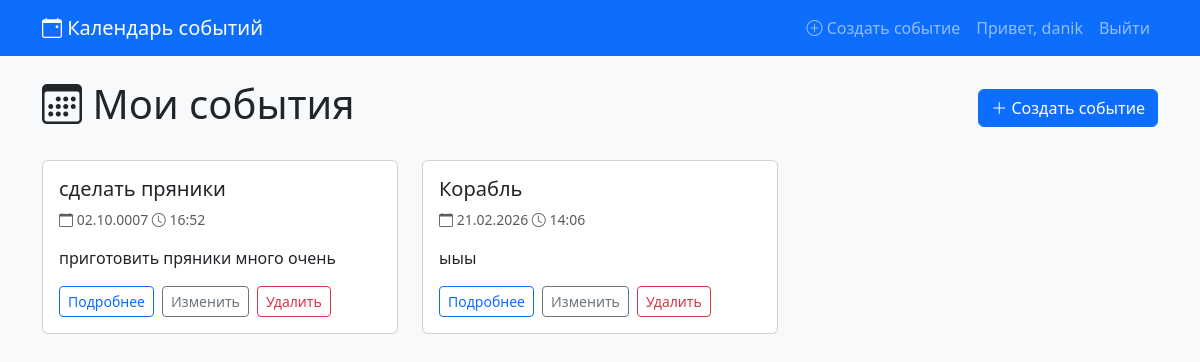
The app's page / (signed in) with its own data.
### tasks/models.py (models this page shows, shortened)
class Event(models.Model):
    title = models.CharField('Название', max_length=200)
    description = models.TextField('Описание', blank=True)
    date = models.DateField('Дата')
    time = models.TimeField('Время')
    user = models.ForeignKey(
        User,
        on_delete=models.CASCADE,
        related_name='events',
        verbose_name='Пользователь'
    )
    notify_minutes_before = models.PositiveIntegerField(
        'Уведомить за (минут)',
        default=15,
        help_text='За сколько минут до события показать уведомление'
    )
    created_at = models.DateTimeField('Создано', auto_now_add=True)
    updated_at = models.DateTimeField('Обновлено', auto_now=True)
    class Meta:
        verbose_name = 'Событие'
        verbose_name_plural = 'События'
        ordering = ['date', 'time']
    def get_datetime(self):
        from datetime import datetime
        return timezone.make_aware(
            datetime.combine(self.date, self.time),
            timezone.get_current_timezone()
        )
    def is_upcoming(self, minutes_threshold=None):
        if minutes_threshold is None:
            minutes_threshold = self.notify_minutes_before
        event_datetime = self.get_datetime()
        now = timezone.now()
        threshold_end = event_datetime
        threshold_start = event_datetime - timezone.timedelta(minutes=minutes_threshold)
        return threshold_start <= now <= threshold_end

### tasks/views.py (the view)
# urls.py: path('', views.event_list, name='event_list'),
@login_required
def event_list(request):
    events = Event.objects.filter(user=request.user).order_by('date', 'time')
    return render(request, 'tasks/event_list.html', {'events': events})

### tasks/context_processors.py (called while the page is built)
def upcoming_events(request):
    context = {
        'upcoming_events': [],
        'notification_events': [],
    }
    if request.user.is_authenticated:
        context['upcoming_events'] = get_upcoming_events(request.user, minutes_ahead=60)
        context['notification_events'] = get_events_needing_notification(request.user)
    return context

### tasks/services.py (called while the page is built)
def get_upcoming_events(user, minutes_ahead=60):
    now = timezone.now()
    threshold = now + timezone.timedelta(minutes=minutes_ahead)
    events = Event.objects.filter(user=user).order_by('date', 'time')
    upcoming = []
    for event in events:
        event_dt = event.get_datetime()
        if now <= event_dt <= threshold and not event.is_past():
            upcoming.append(event)
    return upcoming

def get_events_needing_notification(user):
    events = Event.objects.filter(user=user).order_by('date', 'time')
    return [e for e in events if e.is_upcoming()]

### tasks/templates/tasks/event_list.html (shortened to what this page needs)
{% extends 'base.html' %}
{% block content %}
<div class="d-flex justify-content-between align-items-center mb-4">
    <h1><i class="bi bi-calendar3"></i> Мои события</h1>
    {% if user.is_authenticated %}
    <a href="{% url 'tasks:event_create' %}" class="btn btn-primary">
        <i class="bi bi-plus-lg"></i> Создать событие
    </a>
    {% endif %}
</div>
{% if user.is_authenticated %}
    {% if events %}
    <div class="row">
        {% for event in events %}
        <div class="col-md-6 col-lg-4 mb-3">
            <div class="card h-100 {% if event in notification_events %}border-warning{% endif %}">
                <div class="card-body">
                    <h5 class="card-title">{{ event.title }}</h5>
                    <p class="card-text text-muted small">
                        <i class="bi bi-calendar"></i> {{ event.date|date:"d.m.Y" }}
                        <i class="bi bi-clock"></i> {{ event.time|time:"H:i" }}
                    </p>
                    {% if event.description %}
                    <p class="card-text">{{ event.description|truncatewords:15 }}</p>
                    {% endif %}
                    <div class="d-flex gap-2">
                        <a href="{% url 'tasks:event_detail' event.pk %}" class="btn btn-sm btn-outline-primary">Подробнее</a>
                        <a href="{% url 'tasks:event_edit' event.pk %}" class="btn btn-sm btn-outline-secondary">Изменить</a>
                        <a href="{% url 'tasks:event_delete' event.pk %}" class="btn btn-sm btn-outline-danger">Удалить</a>
                    </div>
                </div>
            </div>
        </div>
        {% endfor %}
    </div>
    {% else %}
    <div class="text-center py-5">
        <i class="bi bi-calendar-x display-1 text-muted"></i>
        <p class="lead text-muted mt-3">У вас пока нет событий</p>
        <a href="{% url 'tasks:event_create' %}" class="btn btn-primary">Создать первое событие</a>
    </div>
    {% endif %}
{% endif %}
{% endblock %}

### templates/base.html (shortened to what this page needs)
<!DOCTYPE html>
<html lang="ru">
<head>
    <link href="https://cdn.jsdelivr.net/npm/bootstrap@5.3.2/dist/css/bootstrap.min.css" rel="stylesheet">
    <link href="https://cdn.jsdelivr.net/npm/bootstrap-icons@1.11.1/font/bootstrap-icons.css" rel="stylesheet">
</head>
<body class="bg-light">
    <nav class="navbar navbar-expand-lg navbar-dark bg-primary">
        <div class="container">
            <a class="navbar-brand" href="{% url 'tasks:event_list' %}">
                <i class="bi bi-calendar-event"></i> Календарь событий
            </a>
            <div class="collapse navbar-collapse" id="navbarNav">
                <ul class="navbar-nav ms-auto">
                    {% if user.is_authenticated %}
                        <li class="nav-item">
                            <a class="nav-link" href="{% url 'tasks:event_create' %}">
                                <i class="bi bi-plus-circle"></i> Создать событие
                            </a>
                        </li>
                        <li class="nav-item">
                            <span class="nav-link">Привет, {{ user.username }}</span>
                        </li>
                        <li class="nav-item">
                            <a class="nav-link" href="{% url 'tasks:logout' %}">Выйти</a>
                        </li>
                    {% endif %}
                </ul>
            </div>
        </div>
    </nav>
    <main class="container py-4">
        {% block content %}{% endblock %}
    </main>
</body>
</html>

### records on screen
Event: title "сделать пряники", date "02.10.0007", time "16:52", description "приготовить пряники много очень"
Event: title "Корабль", date "21.02.2026", time "14:06", description "ыыы"

### other values on screen
{{ user.username }} "danik"
